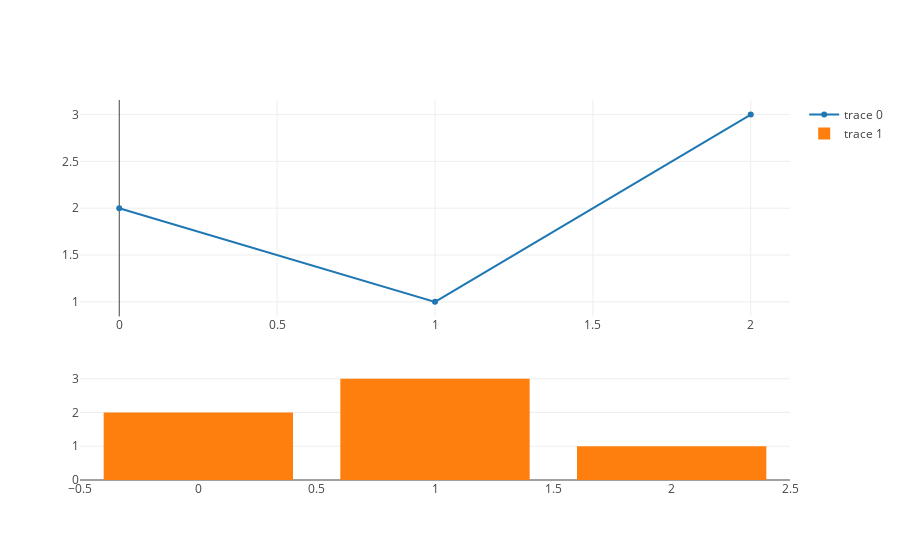

Notebook code for this chart:
### Code cell
from plotly.subplots import make_subplots

fig = make_subplots(
    rows=2, cols=1,
    row_heights=[0.67, 0.33],
    start_cell="top-left")

fig.add_scatter(y=[2, 1, 3], row=1, col=1)
fig.add_bar(y=[2, 3, 1], row=2, col=1)
fig.show()

### Figure 1 — Plotly figure (JSON) as saved in the notebook; plotly's stock layout.template omitted (floating-point values rounded to 4 significant figures)
{"data": [{"type": "scatter", "xaxis": "x", "y": [2, 1, 3], "yaxis": "y"}, {"type": "bar", "xaxis": "x2", "y": [2, 3, 1], "yaxis": "y2"}], "layout": {"xaxis": {"anchor": "y", "domain": [0, 1]}, "xaxis2": {"anchor": "y2", "domain": [0, 1]}, "yaxis": {"anchor": "x", "domain": [0.4305, 1]}, "yaxis2": {"anchor": "x2", "domain": [0, 0.2805]}}}
